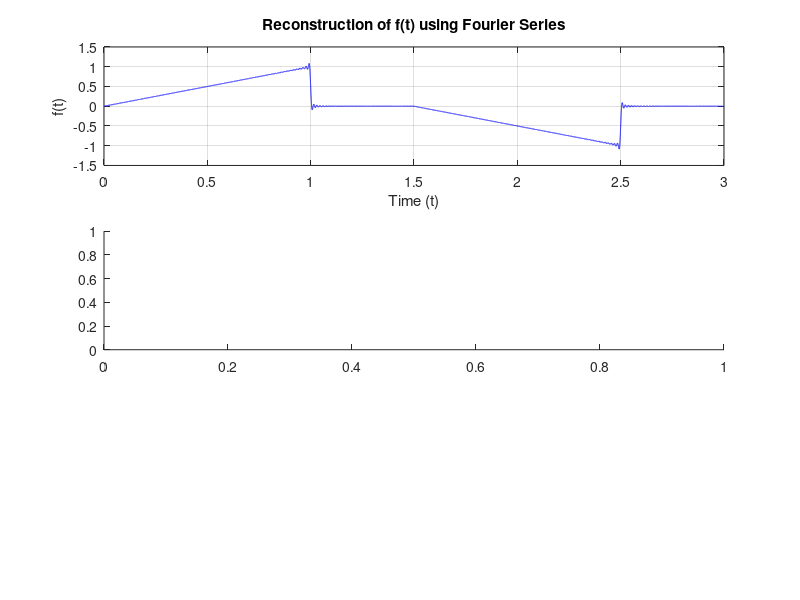

Reproduce this figure in MATLAB. (Note: this script raises an error after producing the figure.)
clear;
clc;

T = 3; 
omega0 = 2 * pi / T; 
t = 0:0.0001:T; 
n_max = 200; % Number of Fourier terms
%στους 200 όρους έχει σχηματίζεται η f(t) με μικρές διακυμάνσεις στα σημεία
%αλλαγής , από εδώ και πέρα η αύξηση των όρων θα κάνει αυτές τις
%διακυμάνσεις όλο και λιγότερο διακριτές 

A = @(n) (1/(pi*n))*(+sin(2*pi*n/3)-sin(5*pi*n/3)) + ...
         (3/(2*pi^2*n.^2))*(cos(2*pi*n/3)-1+cos(pi*n)-cos(5*pi*n/3));
B = @(n) (1/(pi*n))*(-cos(2*pi*n/3)+cos(5*pi*n/3)) + ...
         (3/(2*pi^2*n^2))*(+sin(2*pi*n/3)-sin(5*pi*n/3));

f_t = zeros(size(t));
for n = 1:n_max
    an = A(n);
    bn = B(n);
    Cn = sqrt(an^2 + bn^2);
    theta_n = -atan2(bn, an);
    f_t = f_t + Cn * cos(n * omega0 * t + theta_n);
end

H_freq = @(omega) (10j * omega) ./ (1 + 20j * omega);
omega = linspace(0.1, 100, 1000); 
H_vals = H_freq(omega);
magnitude = abs(H_vals);
phase = angle(H_vals);

v0_t = zeros(size(t));
for n = 1:n_max
    an = A(n);
    bn = B(n);
    Cn = sqrt(an^2 + bn^2);
    theta_n = -atan2(bn, an);
    
    omega_n = n * omega0;
    H_val = H_freq(omega_n);
    H_mag = abs(H_val);
    H_phase = angle(H_val);
    
    Cn_prime = H_mag * Cn;
    theta_n_prime = H_phase + theta_n;
    
    v0_t = v0_t + Cn_prime * cos(n * omega0 * t + theta_n_prime);
end

figure;

subplot(3, 1, 1);
plot(t, f_t, 'b-');
xlabel('Time (t)');
ylabel('f(t)');
title('Reconstruction of f(t) using Fourier Series');
grid on;

subplot(3, 1, 2);
yyaxis left;
plot(omega, 20*log10(magnitude), 'b', 'LineWidth', 1.5);
ylabel('|H_v(j\omega)| (dB)');
xlabel('\omega (rad/s)');
title('ΜΕΤΡΟ ΚΑΙ  ΦΑΣΗ ΤΗΣ H_v(j\omega)');
grid on;

yyaxis right;
plot(omega, phase * (180/pi), 'r', 'LineWidth', 1.5);
ylabel('ΦΑΣΗ (°)');

subplot(3, 1, 3);
plot(t, v0_t, 'r-');
xlabel('Time (t)');
ylabel('v_0(t)');
title('Reconstruction of v_0(t) using Transformed Fourier Series');
grid on;
